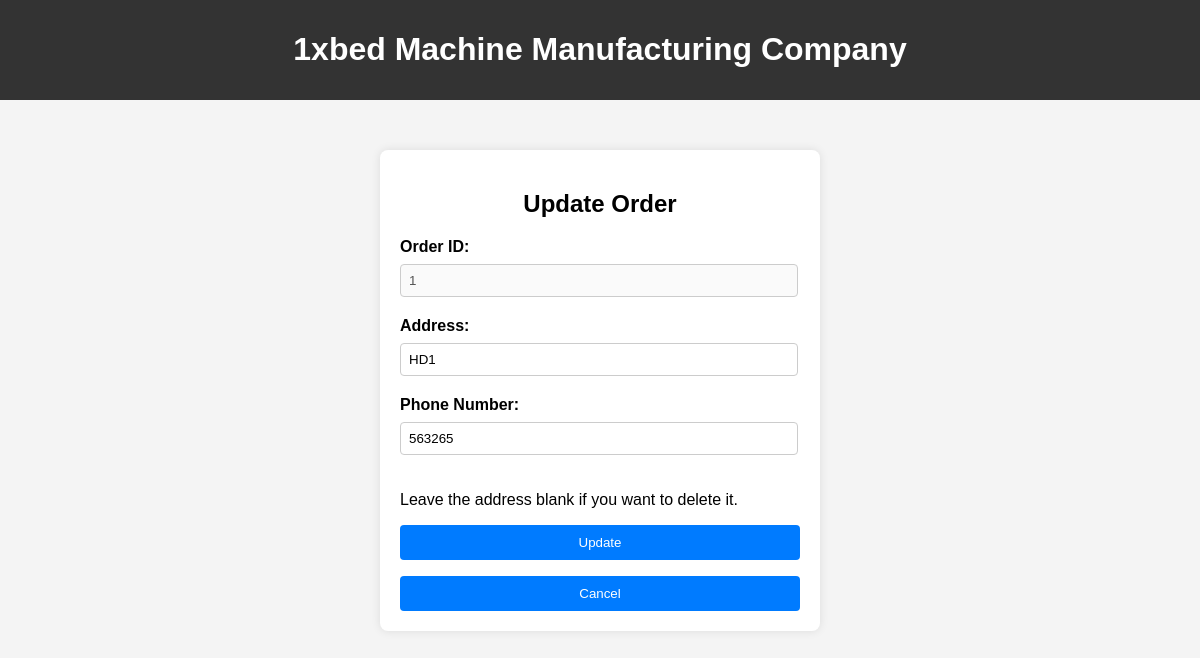
The page /staff/order/1/update_order on the database its author committed.
### myproject/models.py (models this page shows)
class Order(models.Model):
    order_id = models.IntegerField()
    address = models.CharField(max_length=100)
    phone_number = models.IntegerField(null = True)
    status = models.CharField(max_length=100)

### myproject/views.py (the view, shortened to what this page needs)
# urls.py: path("staff/order/<int:order_id>/update_order", views.Order_.update_order, name="staff/order/order_id/update_order"),
    def update_order(request, order_id):
        order = get_object_or_404(Order, order_id=order_id)
        return render(request, "myproject/order/update_order.html", {'order': order})

### myproject/templates/myproject/order/update_order.html (shortened to what this page needs)
<!DOCTYPE html>
<html lang="en">
<head>
    {% load static %}
    <link rel="stylesheet" href="{% static 'css/component/add.css' %}">
</head>
<body>
    <header>
        <h1>1xbed Machine Manufacturing Company</h1>
    </header>
    <div class="container">
    <h2>Update Order</h2>
    <form method="post">
        <label for="Order ID">Order ID:</label>
        <input type="text" id="order_id" name="order_id" value="{{ order.order_id }}" disabled><br>
        <label for="Address">Address:</label>
        <input type="text" id="address" name="address" value="{{ order.address }}"><br>
        <label for="Phone Number">Phone Number:</label>
        <input type="text" id="phone_number" name="phone_number" value="{{ order.phone_number }}" required><br>
        <p>Leave the address blank if you want to delete it.</p>
        <button type="submit">Update</button>
        <button type="button">
            <a href="/staff/order">
                Cancel
            </a>
        </button>
    </form>
    </div>
</body>
</html>

### myproject/static/css/component/add.css (style rules this page uses)
body { font-family: Arial, sans-serif; margin: 0; padding: 0; background-color: #f4f4f4; }
header { background-color: #333; color: #fff; padding: 10px 0; text-align: center; }
div.container { max-width: 400px; margin: 50px auto; padding: 20px; background-color: #fff; border-radius: 8px; box-shadow: 0 0 10px rgba(0, 0, 0, 0.1); }
label { font-weight: bold; display: block; margin-bottom: 8px; }
input[type="text"], input[type="number"] { width: calc(100% - 20px); padding: 8px; margin-bottom: 20px; border: 1px solid #ccc; border-radius: 4px; }
button[type="submit"] { width: 100%; padding: 10px; background-color: #007bff; color: #fff; border: none; border-radius: 4px; cursor: pointer; }
h2 { text-align: center; margin-bottom: 20px; }
button[type="button"] { width: 100%; padding: 10px; background-color: #007bff; color: #fff; border: none; border-radius: 4px; cursor: pointer; }
a { display: inline-block; width: 100%; text-decoration: none; text-align: center; color: white; }

### rows shown on the page
Order: order_id "1", address "HD1", phone_number "563265"
